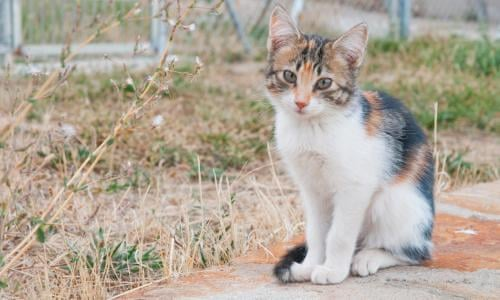
#> input picture cat1.jpg, 500 x 300 px
$ python lame_filter.py cat1.jpg catout.jpg out.png out.png
#> lines starting #> are read from the running program, lines starting #| are printed output that depends on the picture
#
#
#
#

import cv2 as cv
import sys

def main(argv):
  if len(argv) != 5:
    print("usage: python3 ./" + argv[0] + " <im1> <im2> <out> <factor>")
    return 0

  im1 = cv.imread(sys.argv[1])
#> im1 is the input picture: shape (300, 500, 3); mean B, G, R 152.9, 167.4, 177.5
  im2 = cv.imread(sys.argv[2])
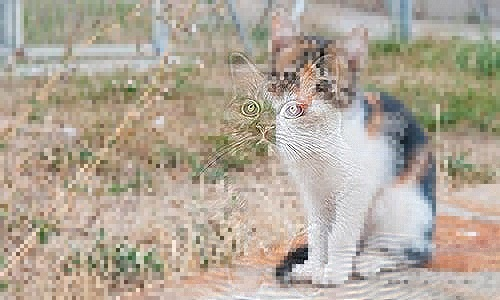
#> input picture catout.jpg, 500 x 300 px
#> im2 is the input picture: shape (300, 500, 3); mean B, G, R 152.9, 167.1, 177.3

  im1 = cv.resize(im1, (0,0), fx=0.25, fy=0.25, interpolation=cv.INTER_NEAREST)
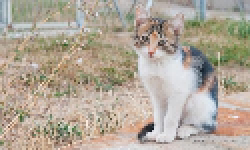
#> im1: shape (75, 125, 3) (shown 2 times larger); mean B, G, R 153, 167.2, 177.4
  im1 = cv.resize(im1, (0,0), fx=4.00, fy=4.00, interpolation=cv.INTER_NEAREST)
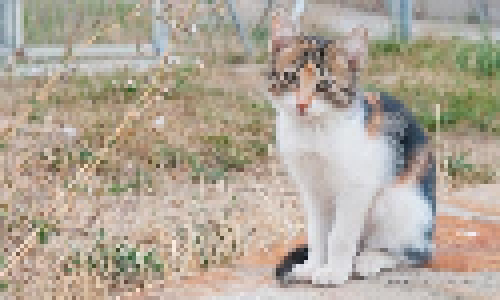
#> im1: shape (300, 500, 3); mean B, G, R 153, 167.2, 177.4
  im1 = im1.astype("float64")
  im2 = cv.Laplacian(im2, cv.CV_64F)
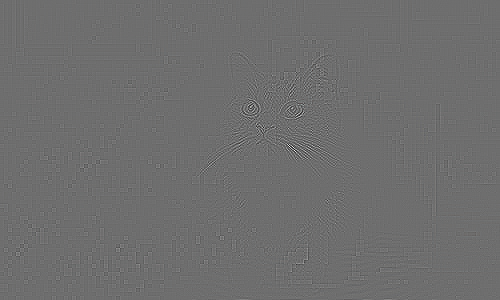
#> im2: shape (300, 500, 3) float64; mean B, G, R 0, 0, 0; drawn with min black and max white
#> (the run stopped early here; a loop or call above may not have finished)
